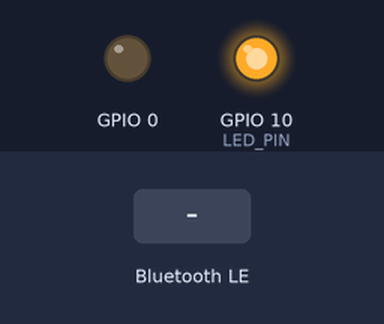
The sketch below on a simulated Seeed XIAO ESP32-C3. Shown: output pins drawn as LEDs (lit = HIGH). The inputs (shaded band) are chosen by the test bench. Nothing arrives over Bluetooth unless stated; a phone connects over Bluetooth LE 3 s after start; what the sketch prints to the serial monitor is not drawn.

Above: at 1.2 s.
1.3 s: Bluetooth LE write "LED_ON" received
At 1.8 s:
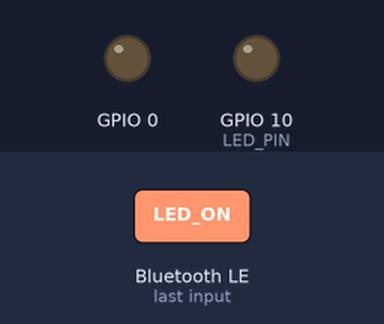
2.8 s: Bluetooth LE write "PIN_HIGH:" received
At 4.0 s:
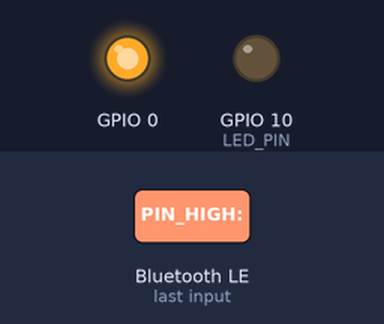
4.3 s: Bluetooth LE write "LED_OFF" received
At 5.3 s:
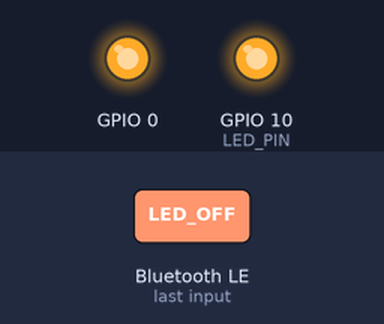
5.8 s: Bluetooth LE write "PIN_LOW:" received
At 6.4 s:
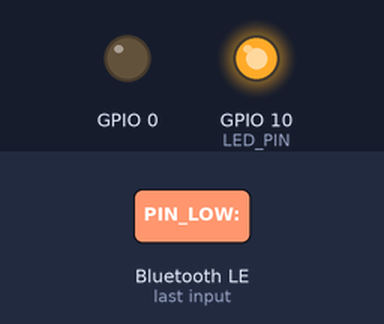
Timing chart, 0 to 8.3 s (numbered marks = the images above; inputs shaded):
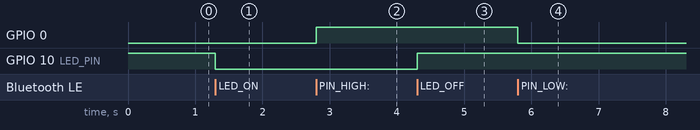

The sketch:

xiao_nus.ino
```cpp
#include <BLEDevice.h>
#include <BLEServer.h>
#include <BLEUtils.h>
#include <BLE2902.h>
#include <WiFi.h>

// Nordic UART Service UUIDs
#define NUS_SERVICE_UUID    "6E400001-B5A3-F393-E0A9-E50E24DCCA9E"
#define NUS_RX_CHAR_UUID    "6E400002-B5A3-F393-E0A9-E50E24DCCA9E"  // Phone -> XIAO
#define NUS_TX_CHAR_UUID    "6E400003-B5A3-F393-E0A9-E50E24DCCA9E"  // XIAO  -> Phone

#define DEVICE_NAME         "XIAO_ESP32C3"
#define LED_PIN             10  // XIAO ESP32C3 内蔵LED

BLEServer*          pServer           = nullptr;
BLECharacteristic*  pTxCharacteristic = nullptr;
bool                deviceConnected   = false;

// ===== 接続状態コールバック =====
class ServerCallbacks : public BLEServerCallbacks {
  void onConnect(BLEServer* pServer) override {
    deviceConnected = true;
    Serial.println("[BLE] デバイス接続");
  }
  void onDisconnect(BLEServer* pServer) override {
    deviceConnected = false;
    Serial.println("[BLE] デバイス切断 — アドバタイズ再開");
    BLEDevice::startAdvertising();
  }
};

// ===== ヘルパー: コロン区切りでトークン取得 =====
String getToken(const String& str, int index) {
  int start = 0, count = 0;
  for (int i = 0; i <= (int)str.length(); i++) {
    if (i == (int)str.length() || str[i] == ':') {
      if (count == index) return str.substring(start, i);
      start = i + 1;
      count++;
    }
  }
  return "";
}

// ===== RX 受信コールバック（Android → XIAO）=====
class RxCallbacks : public BLECharacteristicCallbacks {
  void onWrite(BLECharacteristic* pCharacteristic) override {
    std::string rxValue = pCharacteristic->getValue();
    if (rxValue.empty()) return;

    String cmd = String(rxValue.c_str());
    Serial.print("[RX] 受信: ");
    Serial.println(cmd);

    // --- LED 制御 ---
    if (cmd == "LED_ON") {
      digitalWrite(LED_PIN, LOW);   // XIAO は LOW で点灯
      sendResponse("LED_ON:OK");

    } else if (cmd == "LED_OFF") {
      digitalWrite(LED_PIN, HIGH);
      sendResponse("LED_OFF:OK");

    // --- GPIO 汎用制御: PIN_HIGH:<pin> / PIN_LOW:<pin> ---
    } else if (cmd.startsWith("PIN_HIGH:")) {
      int pin = getToken(cmd, 1).toInt();
      pinMode(pin, OUTPUT);
      digitalWrite(pin, HIGH);
      sendResponse("PIN_HIGH:" + String(pin) + ":OK");

    } else if (cmd.startsWith("PIN_LOW:")) {
      int pin = getToken(cmd, 1).toInt();
      pinMode(pin, OUTPUT);
      digitalWrite(pin, LOW);
      sendResponse("PIN_LOW:" + String(pin) + ":OK");

    // --- GPIO 読み取り: PIN_READ:<pin> ---
    } else if (cmd.startsWith("PIN_READ:")) {
      int pin = getToken(cmd, 1).toInt();
      pinMode(pin, INPUT);
      int val = digitalRead(pin);
      sendResponse("PIN_READ:" + String(pin) + ":" + String(val));

    // --- アナログ読み取り: ADC_READ:<pin> ---
    } else if (cmd.startsWith("ADC_READ:")) {
      int pin = getToken(cmd, 1).toInt();
      int val = analogRead(pin);
      sendResponse("ADC_READ:" + String(pin) + ":" + String(val));

    // --- Wi-Fi 接続: WIFI_CONNECT:<ssid>:<password> ---
    } else if (cmd.startsWith("WIFI_CONNECT:")) {
      String ssid = getToken(cmd, 1);
      String pass = getToken(cmd, 2);
      WiFi.begin(ssid.c_str(), pass.c_str());
      sendResponse("WIFI_CONNECT:TRYING");
      int retry = 0;
      while (WiFi.status() != WL_CONNECTED && retry < 20) {
        delay(500);
        retry++;
      }
      if (WiFi.status() == WL_CONNECTED) {
        sendResponse("WIFI_CONNECT:OK:" + WiFi.localIP().toString());
      } else {
        sendResponse("WIFI_CONNECT:FAIL");
      }

    // --- Wi-Fi 切断 ---
    } else if (cmd == "WIFI_DISCONNECT") {
      WiFi.disconnect();
      sendResponse("WIFI_DISCONNECT:OK");

    // --- Wi-Fi 状態確認 ---
    } else if (cmd == "WIFI_STATUS") {
      if (WiFi.status() == WL_CONNECTED) {
        sendResponse("WIFI_STATUS:CONNECTED:" + WiFi.localIP().toString()
                     + ":" + WiFi.SSID()
                     + ":RSSI:" + String(WiFi.RSSI()));
      } else {
        sendResponse("WIFI_STATUS:DISCONNECTED");
      }

    // --- デバイス情報 ---
    } else if (cmd == "STATUS") {
      String info = "STATUS:";
      info += "UPTIME:" + String(millis() / 1000) + "s";
      info += ":WIFI:" + String(WiFi.status() == WL_CONNECTED ? "ON" : "OFF");
      info += ":FREE_HEAP:" + String(ESP.getFreeHeap());
      sendResponse(info);

    // --- デバイスリセット ---
    } else if (cmd == "RESET") {
      sendResponse("RESET:OK");
      delay(500);
      ESP.restart();

    } else {
      sendResponse("UNKNOWN:" + cmd);
    }
  }

  void sendResponse(String msg) {
    if (!deviceConnected || pTxCharacteristic == nullptr) return;
    pTxCharacteristic->setValue(msg.c_str());
    pTxCharacteristic->notify();
    Serial.print("[TX] 送信: ");
    Serial.println(msg);
  }
};

void setup() {
  Serial.begin(115200);
  pinMode(LED_PIN, OUTPUT);
  digitalWrite(LED_PIN, HIGH);  // 消灯

  WiFi.mode(WIFI_STA);
  WiFi.disconnect();

  // BLE 初期化
  BLEDevice::init(DEVICE_NAME);
  BLEDevice::setMTU(517);

  pServer = BLEDevice::createServer();
  pServer->setCallbacks(new ServerCallbacks());

  // NUS サービス作成
  BLEService* pService = pServer->createService(NUS_SERVICE_UUID);

  // TX キャラクタリスティック（XIAO → Android、Notify）
  pTxCharacteristic = pService->createCharacteristic(
    NUS_TX_CHAR_UUID,
    BLECharacteristic::PROPERTY_NOTIFY
  );
  pTxCharacteristic->addDescriptor(new BLE2902());

  // RX キャラクタリスティック（Android → XIAO、Write）
  BLECharacteristic* pRxCharacteristic = pService->createCharacteristic(
    NUS_RX_CHAR_UUID,
    BLECharacteristic::PROPERTY_WRITE | BLECharacteristic::PROPERTY_WRITE_NR
  );
  pRxCharacteristic->setCallbacks(new RxCallbacks());

  pService->start();

  // アドバタイズ設定
  BLEAdvertising* pAdvertising = BLEDevice::getAdvertising();
  pAdvertising->addServiceUUID(NUS_SERVICE_UUID);
  pAdvertising->setScanResponse(true);
  pAdvertising->setMinPreferred(0x06);
  BLEDevice::startAdvertising();

  Serial.println("[BLE] アドバタイズ開始: " DEVICE_NAME);
}

void loop() {
  delay(1000);
}
```

Measured:
- after the input at 1.3 s, GPIO 10 (LED_PIN): HIGH → LOW at once
- after the input at 2.8 s, GPIO 0: LOW → HIGH at once
- after the input at 4.3 s, GPIO 10 (LED_PIN): LOW → HIGH at once
- after the input at 5.8 s, GPIO 0: HIGH → LOW at once
